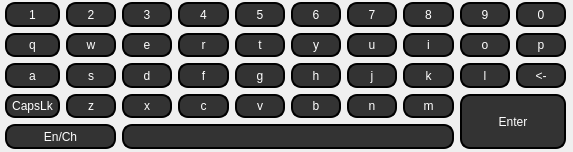
<?xml version="1.0" encoding="UTF-8"?>
<ui version="4.0">
 <class>Widget</class>
 <widget class="QWidget" name="Widget">
  <property name="geometry">
   <rect>
    <x>0</x>
    <y>0</y>
    <width>573</width>
    <height>152</height>
   </rect>
  </property>
  <property name="minimumSize">
   <size>
    <width>430</width>
    <height>150</height>
   </size>
  </property>
  <property name="maximumSize">
   <size>
    <width>16777215</width>
    <height>16777215</height>
   </size>
  </property>
  <property name="windowTitle">
   <string>Widget</string>
  </property>
  <layout class="QGridLayout" name="gridLayout">
   <property name="leftMargin">
    <number>5</number>
   </property>
   <property name="topMargin">
    <number>2</number>
   </property>
   <property name="rightMargin">
    <number>7</number>
   </property>
   <property name="bottomMargin">
    <number>3</number>
   </property>
   <item row="1" column="2">
    <widget class="Keys" name="toolButton_13">
     <property name="sizePolicy">
      <sizepolicy hsizetype="Expanding" vsizetype="Expanding">
       <horstretch>0</horstretch>
       <verstretch>0</verstretch>
      </sizepolicy>
     </property>
     <property name="styleSheet">
      <string notr="true">QToolButton{
	color: white;
	background: rgb(51,51,51);
	border: 2px solid;
	border-radius:10px;

}</string>
     </property>
     <property name="text">
      <string>e</string>
     </property>
    </widget>
   </item>
   <item row="6" column="6">
    <widget class="Keys" name="toolButton_36">
     <property name="sizePolicy">
      <sizepolicy hsizetype="Expanding" vsizetype="Expanding">
       <horstretch>0</horstretch>
       <verstretch>0</verstretch>
      </sizepolicy>
     </property>
     <property name="styleSheet">
      <string notr="true">QToolButton{
	color: white;
	background: rgb(51,51,51);
	border: 2px solid;
	border-radius:10px;

}</string>
     </property>
     <property name="text">
      <string>n</string>
     </property>
    </widget>
   </item>
   <item row="2" column="8">
    <widget class="Keys" name="toolButton_29">
     <property name="sizePolicy">
      <sizepolicy hsizetype="Expanding" vsizetype="Expanding">
       <horstretch>0</horstretch>
       <verstretch>0</verstretch>
      </sizepolicy>
     </property>
     <property name="styleSheet">
      <string notr="true">QToolButton{
	color: white;
	background: rgb(51,51,51);
	border: 2px solid;
	border-radius:10px;

}</string>
     </property>
     <property name="text">
      <string>l</string>
     </property>
    </widget>
   </item>
   <item row="1" column="1">
    <widget class="Keys" name="toolButton_12">
     <property name="sizePolicy">
      <sizepolicy hsizetype="Expanding" vsizetype="Expanding">
       <horstretch>0</horstretch>
       <verstretch>0</verstretch>
      </sizepolicy>
     </property>
     <property name="styleSheet">
      <string notr="true">QToolButton{
	color: white;
	background: rgb(51,51,51);
	border: 2px solid;
	border-radius:10px;

}</string>
     </property>
     <property name="text">
      <string>w</string>
     </property>
    </widget>
   </item>
   <item row="1" column="5">
    <widget class="Keys" name="toolButton_16">
     <property name="sizePolicy">
      <sizepolicy hsizetype="Expanding" vsizetype="Expanding">
       <horstretch>0</horstretch>
       <verstretch>0</verstretch>
      </sizepolicy>
     </property>
     <property name="styleSheet">
      <string notr="true">QToolButton{
	color: white;
	background: rgb(51,51,51);
	border: 2px solid;
	border-radius:10px;

}</string>
     </property>
     <property name="text">
      <string>y</string>
     </property>
    </widget>
   </item>
   <item row="0" column="3">
    <widget class="Keys" name="toolButton_4">
     <property name="sizePolicy">
      <sizepolicy hsizetype="Expanding" vsizetype="Expanding">
       <horstretch>0</horstretch>
       <verstretch>0</verstretch>
      </sizepolicy>
     </property>
     <property name="styleSheet">
      <string notr="true">QToolButton{
	color: white;
	background: rgb(51,51,51);
	border: 2px solid;
	border-radius:10px;

}</string>
     </property>
     <property name="text">
      <string>4</string>
     </property>
    </widget>
   </item>
   <item row="1" column="4">
    <widget class="Keys" name="toolButton_15">
     <property name="sizePolicy">
      <sizepolicy hsizetype="Expanding" vsizetype="Expanding">
       <horstretch>0</horstretch>
       <verstretch>0</verstretch>
      </sizepolicy>
     </property>
     <property name="styleSheet">
      <string notr="true">QToolButton{
	color: white;
	background: rgb(51,51,51);
	border: 2px solid;
	border-radius:10px;

}</string>
     </property>
     <property name="text">
      <string>t</string>
     </property>
    </widget>
   </item>
   <item row="2" column="9">
    <widget class="Keys" name="toolButton_30">
     <property name="sizePolicy">
      <sizepolicy hsizetype="Expanding" vsizetype="Expanding">
       <horstretch>0</horstretch>
       <verstretch>0</verstretch>
      </sizepolicy>
     </property>
     <property name="styleSheet">
      <string notr="true">QToolButton{
	color: white;
	background: rgb(51,51,51);
	border: 2px solid;
	border-radius:10px;

}</string>
     </property>
     <property name="text">
      <string>&lt;-</string>
     </property>
    </widget>
   </item>
   <item row="0" column="1">
    <widget class="Keys" name="toolButton_2">
     <property name="sizePolicy">
      <sizepolicy hsizetype="Expanding" vsizetype="Expanding">
       <horstretch>0</horstretch>
       <verstretch>0</verstretch>
      </sizepolicy>
     </property>
     <property name="styleSheet">
      <string notr="true">QToolButton{
	color: white;
	background: rgb(51,51,51);
	border: 2px solid;
	border-radius:10px;

}</string>
     </property>
     <property name="text">
      <string>2</string>
     </property>
    </widget>
   </item>
   <item row="2" column="3">
    <widget class="Keys" name="toolButton_24">
     <property name="sizePolicy">
      <sizepolicy hsizetype="Expanding" vsizetype="Expanding">
       <horstretch>0</horstretch>
       <verstretch>0</verstretch>
      </sizepolicy>
     </property>
     <property name="styleSheet">
      <string notr="true">QToolButton{
	color: white;
	background: rgb(51,51,51);
	border: 2px solid;
	border-radius:10px;

}</string>
     </property>
     <property name="text">
      <string>f</string>
     </property>
    </widget>
   </item>
   <item row="1" column="3">
    <widget class="Keys" name="toolButton_14">
     <property name="sizePolicy">
      <sizepolicy hsizetype="Expanding" vsizetype="Expanding">
       <horstretch>0</horstretch>
       <verstretch>0</verstretch>
      </sizepolicy>
     </property>
     <property name="styleSheet">
      <string notr="true">QToolButton{
	color: white;
	background: rgb(51,51,51);
	border: 2px solid;
	border-radius:10px;

}</string>
     </property>
     <property name="text">
      <string>r</string>
     </property>
    </widget>
   </item>
   <item row="2" column="1">
    <widget class="Keys" name="toolButton_22">
     <property name="sizePolicy">
      <sizepolicy hsizetype="Expanding" vsizetype="Expanding">
       <horstretch>0</horstretch>
       <verstretch>0</verstretch>
      </sizepolicy>
     </property>
     <property name="styleSheet">
      <string notr="true">QToolButton{
	color: white;
	background: rgb(51,51,51);
	border: 2px solid;
	border-radius:10px;

}</string>
     </property>
     <property name="text">
      <string>s</string>
     </property>
    </widget>
   </item>
   <item row="2" column="5">
    <widget class="Keys" name="toolButton_26">
     <property name="sizePolicy">
      <sizepolicy hsizetype="Expanding" vsizetype="Expanding">
       <horstretch>0</horstretch>
       <verstretch>0</verstretch>
      </sizepolicy>
     </property>
     <property name="styleSheet">
      <string notr="true">QToolButton{
	color: white;
	background: rgb(51,51,51);
	border: 2px solid;
	border-radius:10px;

}</string>
     </property>
     <property name="text">
      <string>h</string>
     </property>
    </widget>
   </item>
   <item row="6" column="4">
    <widget class="Keys" name="toolButton_34">
     <property name="sizePolicy">
      <sizepolicy hsizetype="Expanding" vsizetype="Expanding">
       <horstretch>0</horstretch>
       <verstretch>0</verstretch>
      </sizepolicy>
     </property>
     <property name="styleSheet">
      <string notr="true">QToolButton{
	color: white;
	background: rgb(51,51,51);
	border: 2px solid;
	border-radius:10px;

}</string>
     </property>
     <property name="text">
      <string>v</string>
     </property>
    </widget>
   </item>
   <item row="6" column="5">
    <widget class="Keys" name="toolButton_35">
     <property name="sizePolicy">
      <sizepolicy hsizetype="Expanding" vsizetype="Expanding">
       <horstretch>0</horstretch>
       <verstretch>0</verstretch>
      </sizepolicy>
     </property>
     <property name="styleSheet">
      <string notr="true">QToolButton{
	color: white;
	background: rgb(51,51,51);
	border: 2px solid;
	border-radius:10px;

}</string>
     </property>
     <property name="text">
      <string>b</string>
     </property>
    </widget>
   </item>
   <item row="6" column="1">
    <widget class="Keys" name="toolButton_31">
     <property name="sizePolicy">
      <sizepolicy hsizetype="Expanding" vsizetype="Expanding">
       <horstretch>0</horstretch>
       <verstretch>0</verstretch>
      </sizepolicy>
     </property>
     <property name="styleSheet">
      <string notr="true">QToolButton{
	color: white;
	background: rgb(51,51,51);
	border: 2px solid;
	border-radius:10px;

}</string>
     </property>
     <property name="text">
      <string>z</string>
     </property>
    </widget>
   </item>
   <item row="1" column="0">
    <widget class="Keys" name="toolButton_11">
     <property name="sizePolicy">
      <sizepolicy hsizetype="Expanding" vsizetype="Expanding">
       <horstretch>0</horstretch>
       <verstretch>0</verstretch>
      </sizepolicy>
     </property>
     <property name="styleSheet">
      <string notr="true">QToolButton{
	color: white;
	background: rgb(51,51,51);
	border: 2px solid;
	border-radius:10px;

}</string>
     </property>
     <property name="text">
      <string>q</string>
     </property>
    </widget>
   </item>
   <item row="0" column="6">
    <widget class="Keys" name="toolButton_9">
     <property name="sizePolicy">
      <sizepolicy hsizetype="Expanding" vsizetype="Expanding">
       <horstretch>0</horstretch>
       <verstretch>0</verstretch>
      </sizepolicy>
     </property>
     <property name="styleSheet">
      <string notr="true">QToolButton{
	color: white;
	background: rgb(51,51,51);
	border: 2px solid;
	border-radius:10px;

}</string>
     </property>
     <property name="text">
      <string>7</string>
     </property>
    </widget>
   </item>
   <item row="1" column="7">
    <widget class="Keys" name="toolButton_18">
     <property name="sizePolicy">
      <sizepolicy hsizetype="Expanding" vsizetype="Expanding">
       <horstretch>0</horstretch>
       <verstretch>0</verstretch>
      </sizepolicy>
     </property>
     <property name="styleSheet">
      <string notr="true">QToolButton{
	color: white;
	background: rgb(51,51,51);
	border: 2px solid;
	border-radius:10px;

}</string>
     </property>
     <property name="text">
      <string>i</string>
     </property>
    </widget>
   </item>
   <item row="2" column="4">
    <widget class="Keys" name="toolButton_25">
     <property name="sizePolicy">
      <sizepolicy hsizetype="Expanding" vsizetype="Expanding">
       <horstretch>0</horstretch>
       <verstretch>0</verstretch>
      </sizepolicy>
     </property>
     <property name="styleSheet">
      <string notr="true">QToolButton{
	color: white;
	background: rgb(51,51,51);
	border: 2px solid;
	border-radius:10px;

}</string>
     </property>
     <property name="text">
      <string>g</string>
     </property>
    </widget>
   </item>
   <item row="0" column="2">
    <widget class="Keys" name="toolButton_3">
     <property name="sizePolicy">
      <sizepolicy hsizetype="Expanding" vsizetype="Expanding">
       <horstretch>0</horstretch>
       <verstretch>0</verstretch>
      </sizepolicy>
     </property>
     <property name="styleSheet">
      <string notr="true">QToolButton{
	color: white;
	background: rgb(51,51,51);
	border: 2px solid;
	border-radius:10px;

}</string>
     </property>
     <property name="text">
      <string>3</string>
     </property>
    </widget>
   </item>
   <item row="7" column="2" colspan="6">
    <widget class="Keys" name="toolButton_41">
     <property name="sizePolicy">
      <sizepolicy hsizetype="Expanding" vsizetype="Expanding">
       <horstretch>0</horstretch>
       <verstretch>0</verstretch>
      </sizepolicy>
     </property>
     <property name="styleSheet">
      <string notr="true">QToolButton{
	color: white;
	background: rgb(51,51,51);
	border: 2px solid;
	border-radius:10px;

}</string>
     </property>
     <property name="text">
      <string/>
     </property>
    </widget>
   </item>
   <item row="0" column="5">
    <widget class="Keys" name="toolButton_10">
     <property name="sizePolicy">
      <sizepolicy hsizetype="Expanding" vsizetype="Expanding">
       <horstretch>0</horstretch>
       <verstretch>0</verstretch>
      </sizepolicy>
     </property>
     <property name="styleSheet">
      <string notr="true">QToolButton{
	color: white;
	background: rgb(51,51,51);
	border: 2px solid;
	border-radius:10px;

}</string>
     </property>
     <property name="text">
      <string>6</string>
     </property>
    </widget>
   </item>
   <item row="6" column="2">
    <widget class="Keys" name="toolButton_32">
     <property name="sizePolicy">
      <sizepolicy hsizetype="Expanding" vsizetype="Expanding">
       <horstretch>0</horstretch>
       <verstretch>0</verstretch>
      </sizepolicy>
     </property>
     <property name="styleSheet">
      <string notr="true">QToolButton{
	color: white;
	background: rgb(51,51,51);
	border: 2px solid;
	border-radius:10px;

}</string>
     </property>
     <property name="text">
      <string>x</string>
     </property>
    </widget>
   </item>
   <item row="0" column="0">
    <widget class="Keys" name="toolButton">
     <property name="sizePolicy">
      <sizepolicy hsizetype="Expanding" vsizetype="Expanding">
       <horstretch>0</horstretch>
       <verstretch>0</verstretch>
      </sizepolicy>
     </property>
     <property name="styleSheet">
      <string notr="true">QToolButton{
	color: white;
	background: rgb(51,51,51);
	border: 2px solid;
	border-radius:10px;

}</string>
     </property>
     <property name="text">
      <string>1</string>
     </property>
    </widget>
   </item>
   <item row="2" column="0">
    <widget class="Keys" name="toolButton_21">
     <property name="sizePolicy">
      <sizepolicy hsizetype="Expanding" vsizetype="Expanding">
       <horstretch>0</horstretch>
       <verstretch>0</verstretch>
      </sizepolicy>
     </property>
     <property name="styleSheet">
      <string notr="true">QToolButton{
	color: white;
	background: rgb(51,51,51);
	border: 2px solid;
	border-radius:10px;

}</string>
     </property>
     <property name="text">
      <string>a</string>
     </property>
    </widget>
   </item>
   <item row="0" column="7">
    <widget class="Keys" name="toolButton_8">
     <property name="sizePolicy">
      <sizepolicy hsizetype="Expanding" vsizetype="Expanding">
       <horstretch>0</horstretch>
       <verstretch>0</verstretch>
      </sizepolicy>
     </property>
     <property name="styleSheet">
      <string notr="true">QToolButton{
	color: white;
	background: rgb(51,51,51);
	border: 2px solid;
	border-radius:10px;

}</string>
     </property>
     <property name="text">
      <string>8</string>
     </property>
    </widget>
   </item>
   <item row="6" column="3">
    <widget class="Keys" name="toolButton_33">
     <property name="sizePolicy">
      <sizepolicy hsizetype="Expanding" vsizetype="Expanding">
       <horstretch>0</horstretch>
       <verstretch>0</verstretch>
      </sizepolicy>
     </property>
     <property name="styleSheet">
      <string notr="true">QToolButton{
	color: white;
	background: rgb(51,51,51);
	border: 2px solid;
	border-radius:10px;

}</string>
     </property>
     <property name="text">
      <string>c</string>
     </property>
    </widget>
   </item>
   <item row="0" column="9">
    <widget class="Keys" name="toolButton_6">
     <property name="sizePolicy">
      <sizepolicy hsizetype="Expanding" vsizetype="Expanding">
       <horstretch>0</horstretch>
       <verstretch>0</verstretch>
      </sizepolicy>
     </property>
     <property name="styleSheet">
      <string notr="true">QToolButton{
	color: white;
	background: rgb(51,51,51);
	border: 2px solid;
	border-radius:10px;

}</string>
     </property>
     <property name="text">
      <string>0</string>
     </property>
    </widget>
   </item>
   <item row="0" column="8">
    <widget class="Keys" name="toolButton_7">
     <property name="sizePolicy">
      <sizepolicy hsizetype="Expanding" vsizetype="Expanding">
       <horstretch>0</horstretch>
       <verstretch>0</verstretch>
      </sizepolicy>
     </property>
     <property name="styleSheet">
      <string notr="true">QToolButton{
	color: white;
	background: rgb(51,51,51);
	border: 2px solid;
	border-radius:10px;

}</string>
     </property>
     <property name="text">
      <string>9</string>
     </property>
    </widget>
   </item>
   <item row="1" column="8">
    <widget class="Keys" name="toolButton_19">
     <property name="sizePolicy">
      <sizepolicy hsizetype="Expanding" vsizetype="Expanding">
       <horstretch>0</horstretch>
       <verstretch>0</verstretch>
      </sizepolicy>
     </property>
     <property name="styleSheet">
      <string notr="true">QToolButton{
	color: white;
	background: rgb(51,51,51);
	border: 2px solid;
	border-radius:10px;

}</string>
     </property>
     <property name="text">
      <string>o</string>
     </property>
    </widget>
   </item>
   <item row="0" column="4">
    <widget class="Keys" name="toolButton_5">
     <property name="sizePolicy">
      <sizepolicy hsizetype="Expanding" vsizetype="Expanding">
       <horstretch>0</horstretch>
       <verstretch>0</verstretch>
      </sizepolicy>
     </property>
     <property name="styleSheet">
      <string notr="true">QToolButton{
	color: white;
	background: rgb(51,51,51);
	border: 2px solid;
	border-radius:10px;

}</string>
     </property>
     <property name="text">
      <string>5</string>
     </property>
    </widget>
   </item>
   <item row="6" column="7">
    <widget class="Keys" name="toolButton_37">
     <property name="sizePolicy">
      <sizepolicy hsizetype="Expanding" vsizetype="Expanding">
       <horstretch>0</horstretch>
       <verstretch>0</verstretch>
      </sizepolicy>
     </property>
     <property name="styleSheet">
      <string notr="true">QToolButton{
	color: white;
	background: rgb(51,51,51);
	border: 2px solid;
	border-radius:10px;

}</string>
     </property>
     <property name="text">
      <string>m</string>
     </property>
    </widget>
   </item>
   <item row="1" column="9">
    <widget class="Keys" name="toolButton_20">
     <property name="sizePolicy">
      <sizepolicy hsizetype="Expanding" vsizetype="Expanding">
       <horstretch>0</horstretch>
       <verstretch>0</verstretch>
      </sizepolicy>
     </property>
     <property name="styleSheet">
      <string notr="true">QToolButton{
	color: white;
	background: rgb(51,51,51);
	border: 2px solid;
	border-radius:10px;

}</string>
     </property>
     <property name="text">
      <string>p</string>
     </property>
    </widget>
   </item>
   <item row="2" column="7">
    <widget class="Keys" name="toolButton_28">
     <property name="sizePolicy">
      <sizepolicy hsizetype="Expanding" vsizetype="Expanding">
       <horstretch>0</horstretch>
       <verstretch>0</verstretch>
      </sizepolicy>
     </property>
     <property name="styleSheet">
      <string notr="true">QToolButton{
	color: white;
	background: rgb(51,51,51);
	border: 2px solid;
	border-radius:10px;

}</string>
     </property>
     <property name="text">
      <string>k</string>
     </property>
    </widget>
   </item>
   <item row="2" column="6">
    <widget class="Keys" name="toolButton_27">
     <property name="sizePolicy">
      <sizepolicy hsizetype="Expanding" vsizetype="Expanding">
       <horstretch>0</horstretch>
       <verstretch>0</verstretch>
      </sizepolicy>
     </property>
     <property name="styleSheet">
      <string notr="true">QToolButton{
	color: white;
	background: rgb(51,51,51);
	border: 2px solid;
	border-radius:10px;

}</string>
     </property>
     <property name="text">
      <string>j</string>
     </property>
    </widget>
   </item>
   <item row="1" column="6">
    <widget class="Keys" name="toolButton_17">
     <property name="sizePolicy">
      <sizepolicy hsizetype="Expanding" vsizetype="Expanding">
       <horstretch>0</horstretch>
       <verstretch>0</verstretch>
      </sizepolicy>
     </property>
     <property name="styleSheet">
      <string notr="true">QToolButton{
	color: white;
	background: rgb(51,51,51);
	border: 2px solid;
	border-radius:10px;

}</string>
     </property>
     <property name="text">
      <string>u</string>
     </property>
    </widget>
   </item>
   <item row="2" column="2">
    <widget class="Keys" name="toolButton_23">
     <property name="sizePolicy">
      <sizepolicy hsizetype="Expanding" vsizetype="Expanding">
       <horstretch>0</horstretch>
       <verstretch>0</verstretch>
      </sizepolicy>
     </property>
     <property name="styleSheet">
      <string notr="true">QToolButton{
	color: white;
	background: rgb(51,51,51);
	border: 2px solid;
	border-radius:10px;

}</string>
     </property>
     <property name="text">
      <string>d</string>
     </property>
    </widget>
   </item>
   <item row="6" column="8" rowspan="2" colspan="2">
    <widget class="Keys" name="toolButton_38">
     <property name="sizePolicy">
      <sizepolicy hsizetype="Expanding" vsizetype="Expanding">
       <horstretch>0</horstretch>
       <verstretch>0</verstretch>
      </sizepolicy>
     </property>
     <property name="styleSheet">
      <string notr="true">QToolButton{
	color: white;
	background: rgb(51,51,51);
	border: 2px solid;
	border-radius:10px;

}</string>
     </property>
     <property name="text">
      <string>Enter</string>
     </property>
    </widget>
   </item>
   <item row="7" column="0" colspan="2">
    <widget class="Keys" name="toolButton_39">
     <property name="sizePolicy">
      <sizepolicy hsizetype="Expanding" vsizetype="Expanding">
       <horstretch>0</horstretch>
       <verstretch>0</verstretch>
      </sizepolicy>
     </property>
     <property name="styleSheet">
      <string notr="true">QToolButton{
	color: white;
	background: rgb(51,51,51);
	border: 2px solid;
	border-radius:10px;

}</string>
     </property>
     <property name="text">
      <string>En/Ch</string>
     </property>
    </widget>
   </item>
   <item row="6" column="0">
    <widget class="Keys" name="toolButton_40">
     <property name="sizePolicy">
      <sizepolicy hsizetype="Expanding" vsizetype="Expanding">
       <horstretch>0</horstretch>
       <verstretch>0</verstretch>
      </sizepolicy>
     </property>
     <property name="styleSheet">
      <string notr="true">QToolButton{
	color: white;
	background: rgb(51,51,51);
	border: 2px solid;
	border-radius:10px;

}</string>
     </property>
     <property name="text">
      <string>CapsLk</string>
     </property>
    </widget>
   </item>
  </layout>
 </widget>
 <customwidgets>
  <customwidget>
   <class>Keys</class>
   <extends>QToolButton</extends>
   <header location="global">keys.h</header>
  </customwidget>
 </customwidgets>
 <resources/>
 <connections/>
</ui>
